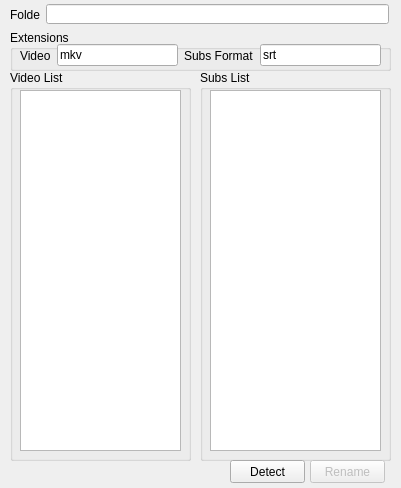
<?xml version="1.0" encoding="UTF-8"?>
<ui version="4.0">
 <class>SubtitleRenamer</class>
 <widget class="QWidget" name="SubtitleRenamer">
  <property name="enabled">
   <bool>true</bool>
  </property>
  <property name="geometry">
   <rect>
    <x>0</x>
    <y>0</y>
    <width>401</width>
    <height>488</height>
   </rect>
  </property>
  <property name="windowTitle">
   <string>Subtitle Renamer</string>
  </property>
  <widget class="QGroupBox" name="groupBox_formats">
   <property name="geometry">
    <rect>
     <x>10</x>
     <y>30</y>
     <width>381</width>
     <height>41</height>
    </rect>
   </property>
   <property name="title">
    <string>Extensions</string>
   </property>
   <widget class="QWidget" name="horizontalLayoutWidget_2">
    <property name="geometry">
     <rect>
      <x>10</x>
      <y>10</y>
      <width>361</width>
      <height>31</height>
     </rect>
    </property>
    <layout class="QHBoxLayout" name="horizontalLayout_extensions">
     <item>
      <widget class="QLabel" name="label_video_format">
       <property name="text">
        <string>Video</string>
       </property>
      </widget>
     </item>
     <item>
      <widget class="QLineEdit" name="lineEdit_video_format">
       <property name="text">
        <string>mkv</string>
       </property>
      </widget>
     </item>
     <item>
      <widget class="QLabel" name="label_subs_format">
       <property name="text">
        <string>Subs Format</string>
       </property>
      </widget>
     </item>
     <item>
      <widget class="QLineEdit" name="lineEdit_subs_format">
       <property name="text">
        <string>srt</string>
       </property>
      </widget>
     </item>
    </layout>
   </widget>
  </widget>
  <widget class="QGroupBox" name="groupBox_video_list">
   <property name="geometry">
    <rect>
     <x>10</x>
     <y>70</y>
     <width>181</width>
     <height>391</height>
    </rect>
   </property>
   <property name="title">
    <string>Video List</string>
   </property>
   <widget class="QPlainTextEdit" name="plainTextEdit_video_list">
    <property name="enabled">
     <bool>true</bool>
    </property>
    <property name="geometry">
     <rect>
      <x>10</x>
      <y>20</y>
      <width>161</width>
      <height>361</height>
     </rect>
    </property>
    <property name="readOnly">
     <bool>true</bool>
    </property>
    <property name="plainText">
     <string/>
    </property>
   </widget>
  </widget>
  <widget class="QGroupBox" name="groupBox_subtitle_list">
   <property name="geometry">
    <rect>
     <x>200</x>
     <y>70</y>
     <width>191</width>
     <height>391</height>
    </rect>
   </property>
   <property name="title">
    <string>Subs List</string>
   </property>
   <widget class="QPlainTextEdit" name="plainTextEdit_subs_list">
    <property name="geometry">
     <rect>
      <x>10</x>
      <y>20</y>
      <width>171</width>
      <height>361</height>
     </rect>
    </property>
    <property name="readOnly">
     <bool>true</bool>
    </property>
   </widget>
  </widget>
  <widget class="QLineEdit" name="lineEdit_folder">
   <property name="geometry">
    <rect>
     <x>46</x>
     <y>4</y>
     <width>343</width>
     <height>20</height>
    </rect>
   </property>
  </widget>
  <widget class="QLabel" name="label_folder">
   <property name="geometry">
    <rect>
     <x>10</x>
     <y>0</y>
     <width>30</width>
     <height>29</height>
    </rect>
   </property>
   <property name="text">
    <string>Folder</string>
   </property>
  </widget>
  <widget class="QLabel" name="label_info">
   <property name="geometry">
    <rect>
     <x>6</x>
     <y>460</y>
     <width>211</width>
     <height>23</height>
    </rect>
   </property>
   <property name="text">
    <string/>
   </property>
  </widget>
  <widget class="QPushButton" name="pushButton_rename">
   <property name="enabled">
    <bool>false</bool>
   </property>
   <property name="geometry">
    <rect>
     <x>310</x>
     <y>460</y>
     <width>75</width>
     <height>23</height>
    </rect>
   </property>
   <property name="sizePolicy">
    <sizepolicy hsizetype="Minimum" vsizetype="Fixed">
     <horstretch>0</horstretch>
     <verstretch>0</verstretch>
    </sizepolicy>
   </property>
   <property name="text">
    <string>Rename</string>
   </property>
  </widget>
  <widget class="QPushButton" name="pushButton_detect">
   <property name="geometry">
    <rect>
     <x>230</x>
     <y>460</y>
     <width>75</width>
     <height>23</height>
    </rect>
   </property>
   <property name="sizePolicy">
    <sizepolicy hsizetype="Minimum" vsizetype="Fixed">
     <horstretch>0</horstretch>
     <verstretch>0</verstretch>
    </sizepolicy>
   </property>
   <property name="text">
    <string>Detect</string>
   </property>
  </widget>
 </widget>
 <resources/>
 <connections/>
</ui>
